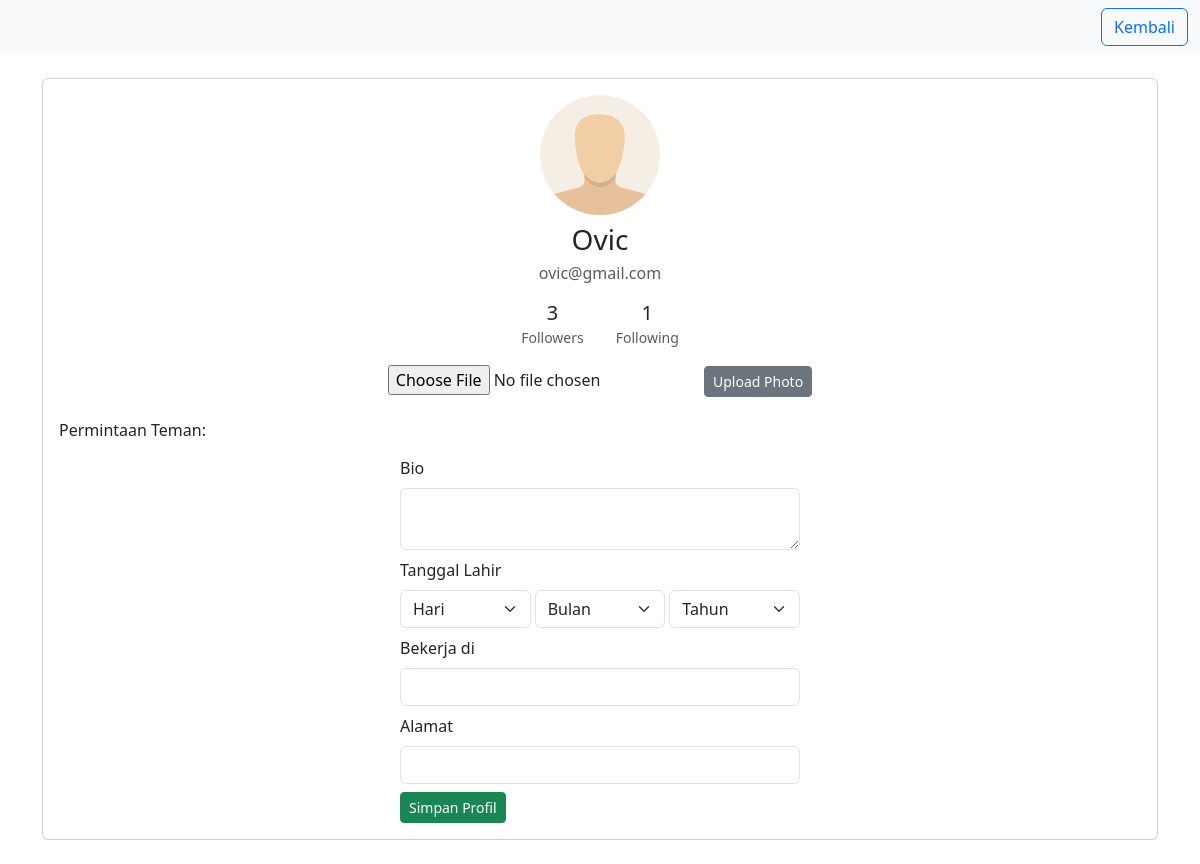
Page /profile.php (signed in) on the earlier database version.
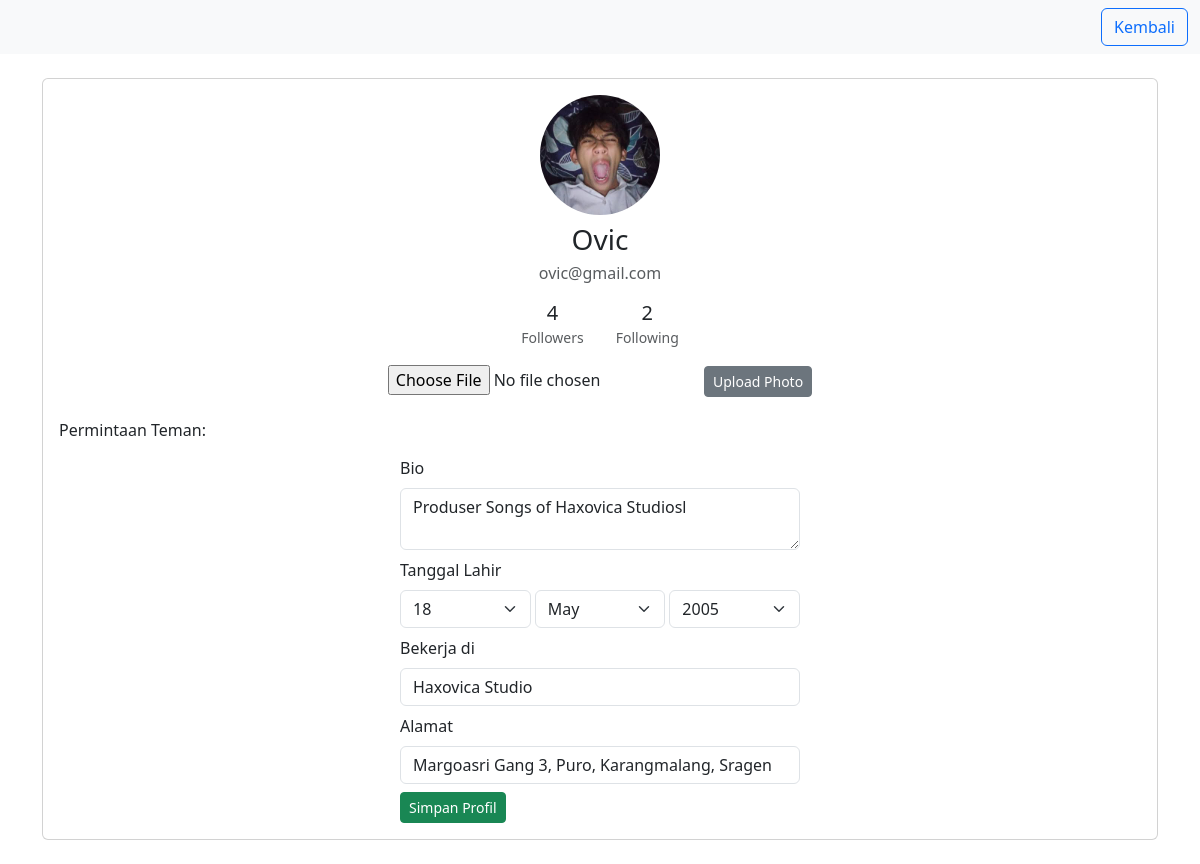
Same page on the later database version.
### tables this page shows
CREATE TABLE `users` (
  `id` int(11) NOT NULL,
  `name` varchar(100) NOT NULL,
  `username` varchar(50) NOT NULL,
  `email` varchar(100) NOT NULL,
  `photo` varchar(255) DEFAULT NULL,
  `password` varchar(255) NOT NULL,
  `full_name` varchar(100) DEFAULT NULL,
  `profile_picture` varchar(255) DEFAULT NULL,
  `bio` text DEFAULT NULL,
  `created_at` datetime DEFAULT current_timestamp(),
  `birthdate` date DEFAULT NULL,
  `work` varchar(255) DEFAULT NULL,
  `address` varchar(255) DEFAULT NULL,
  `last_active` datetime DEFAULT current_timestamp()
);

### profile.php (the view, shortened to what this page needs)
<?php
require_once("config.php");
$profile_user_id = isset($_GET['id']) ? (int)$_GET['id'] : $_SESSION['user']['id'];
$stmt = $db->prepare("SELECT * FROM users WHERE id = ?");
$stmt->execute([$profile_user_id]);
$profile_user = $stmt->fetch();
$stmt = $db->prepare("SELECT * FROM followers WHERE user_id = ? AND follower_id = ?");
$stmt->execute([$profile_user_id, $_SESSION['user']['id']]);
$follow = $stmt->fetch();
$stmt = $db->prepare("SELECT COUNT(*) FROM followers WHERE user_id=? AND status='accepted'");
$stmt->execute([$profile_user_id]);
$followers_count = $stmt->fetchColumn();
$stmt = $db->prepare("SELECT COUNT(*) FROM followers WHERE follower_id=? AND status='accepted'");
$stmt->execute([$profile_user_id]);
$following_count = $stmt->fetchColumn();
?>
<!DOCTYPE html>
<html>
<head>
    <link rel="stylesheet" href="https://cdn.jsdelivr.net/npm/bootstrap@5.3.0/dist/css/bootstrap.min.css">
</head>
<body>
    <nav class="navbar navbar-light bg-light mb-4">
        <div class="container-fluid justify-content-end">
            <a href="timeline.php" class="btn btn-outline-primary">Kembali</a>
        </div>
    </nav>
    <div class="container mt-4">
        <div class="card mb-4">
            <div class="card-body text-center">
                <?php
                if (!empty($profile_user['photo']) && $profile_user['photo'] !== 'default.svg' && file_exists("img/uploads/" . $profile_user['photo'])) {
                    $photo_file = "img/uploads/" . $profile_user['photo'];
                } else {
                    $photo_file = "img/default.svg";
                }
                ?>
                <img src="<?php echo $photo_file ?>" width="120" class="rounded-circle mb-2"><br>
                <h3 class="mb-1"><?php echo htmlspecialchars($profile_user['name']); ?></h3>
                <p class="text-muted mb-3"><?php echo htmlspecialchars($profile_user['email']); ?></p>
                <div class="d-flex justify-content-center mb-3">
                    <div class="mx-3">
                        <h5 class="mb-0"><?php echo $followers_count; ?></h5>
                        <small class="text-muted">Followers</small>
                    </div>
                    <div class="mx-3">
                        <h5 class="mb-0"><?php echo $following_count; ?></h5>
                        <small class="text-muted">Following</small>
                    </div>
                </div>
                <?php if($profile_user_id != $_SESSION['user']['id']): ?>
                    <?php if(!$follow): ?>
                        <form method="post" style="display:inline">
                            <button name="follow" class="btn btn-primary btn-sm">Follow</button>
                        </form>
                    <?php elseif($follow['status'] == 'pending'): ?>
                        <button class="btn btn-warning btn-sm" disabled>Pending</button>
                    <?php elseif($follow['status'] == 'accepted'): ?>
                        <form method="post" style="display:inline">
                            <button name="unfollow" class="btn btn-danger btn-sm">Unfollow</button>
                        </form>
                        <form method="post" class="mt-2">
                            <input type="hidden" name="receiver_id" value="<?php echo $profile_user_id; ?>">
                            <textarea name="message" required class="form-control mb-2" placeholder="Tulis pesan..."></textarea>
                            <button name="send_message" class="btn btn-primary btn-sm">Kirim</button>
                        </form>
                        <div class="mt-3 text-start">
                            <h6>Pesan:</h6>
                            <?php
                            $stmt = $db->prepare("SELECT * FROM messages WHERE (sender_id=? AND receiver_id=?) OR (sender_id=? AND receiver_id=?) ORDER BY created_at ASC");
                            $stmt->execute([$_SESSION['user']['id'], $profile_user_id, $profile_user_id, $_SESSION['user']['id']]);
                            while($msg = $stmt->fetch()):
                                echo "<div><b>".($msg['sender_id']==$_SESSION['user']['id']?"Saya":"Dia").":</b> ".htmlspecialchars($msg['message'])."</div>";
                            endwhile;
                            ?>
                        </div>
                    <?php endif; ?>
                <?php else: ?>
                    <form method="post" enctype="multipart/form-data" id="photoForm" class="mt-2">
                        <input type="file" name="photo" accept="image/*" required>
                        <button type="submit" name="update_photo" class="btn btn-secondary btn-sm">Upload Photo</button>
                    </form>
                    <div class="mt-4 text-start">
                        <h6>Permintaan Teman:</h6>
                    </div>
                    <?php if($profile_user_id == $_SESSION['user']['id']): ?>
    <form method="post" class="mt-3 text-start" style="max-width:400px;margin:auto;">
        <div class="mb-2">
            <label class="form-label">Bio</label>
            <textarea name="bio" class="form-control" rows="2"><?php echo htmlspecialchars($profile_user['bio'] ?? ''); ?></textarea>
        </div>
        <div class="mb-2">
            <label class="form-label">Tanggal Lahir</label>
            <div class="row g-1">
                <div class="col">
                    <select name="birth_day" class="form-select">
                        <option value="">Hari</option>
                        <?php for($d=1;$d<=31;$d++): ?>
                            <option value="<?php echo $d; ?>" <?php if(isset($profile_user['birthdate']) && date('j',strtotime($profile_user['birthdate']))==$d) echo 'selected'; ?>><?php echo $d; ?></option>
                        <?php endfor; ?>
                    </select>
                </div>
                <div class="col">
                    <select name="birth_month" class="form-select">
                        <option value="">Bulan</option>
                        <?php for($m=1;$m<=12;$m++): ?>
                            <option value="<?php echo $m; ?>" <?php if(isset($profile_user['birthdate']) && date('n',strtotime($profile_user['birthdate']))==$m) echo 'selected'; ?>><?php echo date('F', mktime(0,0,0,$m,1)); ?></option>
                        <?php endfor; ?>
                    </select>
                </div>
                <div class="col">
                    <select name="birth_year" class="form-select">
                        <option value="">Tahun</option>
                        <?php for($y=date('Y');$y>=1950;$y--): ?>
                            <option value="<?php echo $y; ?>" <?php if(isset($profile_user['birthdate']) && date('Y',strtotime($profile_user['birthdate']))==$y) echo 'selected'; ?>><?php echo $y; ?></option>
                        <?php endfor; ?>
                    </select>
                </div>
            </div>
        </div>
        <div class="mb-2">
            <label class="form-label">Bekerja di</label>
            <input type="text" name="work" class="form-control" value="<?php echo htmlspecialchars($profile_user['work'] ?? ''); ?>">
        </div>
        <div class="mb-2">
            <label class="form-label">Alamat</label>
            <input type="text" name="address" class="form-control" value="<?php echo htmlspecialchars($profile_user['address'] ?? ''); ?>">
        </div>
        <button type="submit" name="update_profile" class="btn btn-success btn-sm">Simpan Profil</button>
    </form>
<?php endif; ?>
                <?php endif; ?>
            </div>
        </div>
    </div>
</body>
</html>

Differences in the rows shown:
changed users "Ovic": photo: picture added in place of a placeholder; bio (not shown) → "Produser Songs of Haxovica Studiosl"; birth_day (not shown) → "18"; birth_month (not shown) → "May"; birth_year (not shown) → "2005"; work (not shown) → "Haxovica Studio"; address (not shown) → "Margoasri Gang 3, Puro, Karangmalang, Sragen"
Other differences:
$followers_count: "3" → "4"
$following_count: "1" → "2"
form field birth_day: "Hari" → (not shown)
form field birth_month: "Bulan" → (not shown)
form field birth_year: "Tahun" → (not shown)
